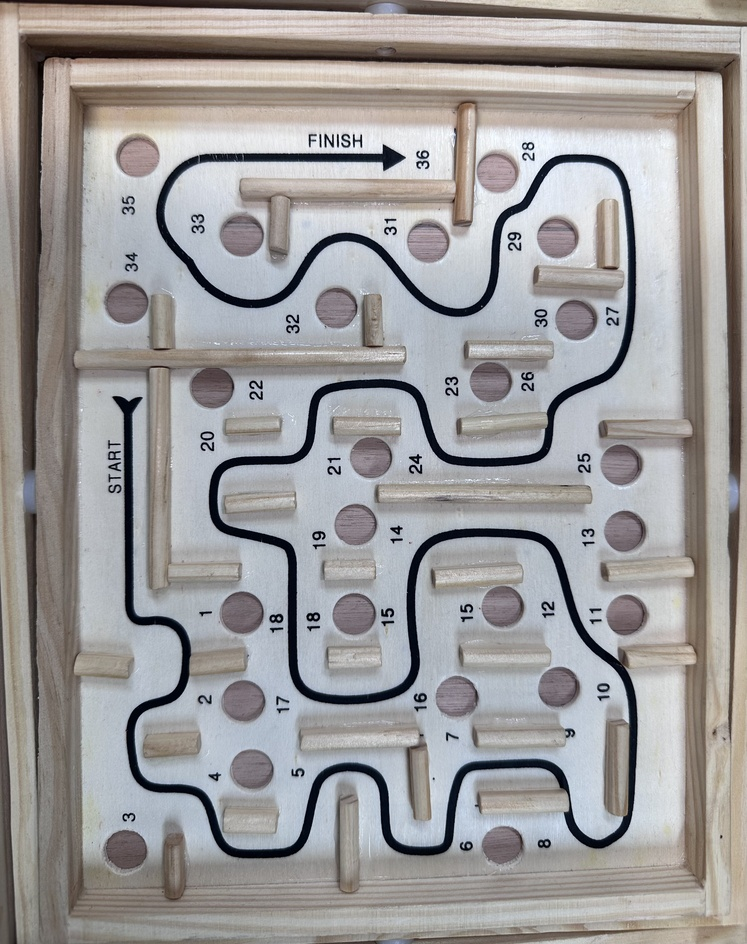
#> input picture a5587281014a230bb9241c30465e8ea0.jpeg, 747 x 944 px, shrunk from 2957 x 3735 before the run, given in place of 1 ! jpegdec ! videoconvert ! appsink, which was not available
$ python cubic2.py
#> lines starting #> are read from the running program, lines starting #| are printed output that depends on the picture; after the words box and inside, x2 and y2 are one past the last pixel; in counts of white or black regions, pixels touching at a corner belong together; pictures that were not available may be replaced by others from this repository, and a replacement may not be noted
#> further down, initial_frame is the input picture: shape (944, 747, 3); mean B, G, R 154.2, 154.2, 156.2
import cv2
import numpy as np
import math
import smbus
from collections import deque
from scipy.spatial import cKDTree
from scipy.interpolate import splprep, splev
import time  # 加在最顶部和其他 import 放一起
import csv

# I2C 设置
bus = smbus.SMBus(1)
arduino_address = 0x08

# [5 lines left out: function int16_to_bytes, not called in this run]
'''
def send_two_points_16bit(x1, y1, x2, y2):
    data = int16_to_bytes(x1) + int16_to_bytes(y1) + int16_to_bytes(x2) + int16_to_bytes(y2)
    try:
        bus.write_i2c_block_data(arduino_address, 0x00, data)
        print(f"Sent: ({x1}, {y1}) -> ({x2}, {y2})")
    except Exception as e:
        print(f"I2C Send Error: {e}")
'''
# [14 lines left out: function send_two_points_16bit, not called in this run]

# 参数
INTERPOLATION_COUNT = 2
headidx = 30
lower_red_1 = np.array([0, 100, 50])
upper_red_1 = np.array([10, 255, 255])
lower_red_2 = np.array([170, 100, 50])
upper_red_2 = np.array([180, 255, 255])
lower_black = np.array([0, 0, 0])
upper_black = np.array([180, 255, 50])
last_send_time = 0  # 全局变量，记录上次发送的时间戳
SEND_INTERVAL = 0.04  # 发送间隔 50 毫秒
errors = []  # 用于保存每帧的误差值
timestamps = []  # 保存每帧的时间戳
history_points = deque(maxlen=300)  # 红球历史坐标，用于画轨迹
nearest_points = []  # ✅ 新增记录最近路径点

x__1 = 0
x__2 = 0
y__1 = 0
y__2 = 0

# 实时识别红球位置
def detect_red_ball(frame):
    hsv = cv2.cvtColor(frame, cv2.COLOR_BGR2HSV)
    red_mask = cv2.bitwise_or(
        cv2.inRange(hsv, lower_red_1, upper_red_1),
        cv2.inRange(hsv, lower_red_2, upper_red_2)
    )
    red_mask = cv2.morphologyEx(red_mask, cv2.MORPH_OPEN, np.ones((5, 5), np.uint8))
    contours, _ = cv2.findContours(red_mask, cv2.RETR_EXTERNAL, cv2.CHAIN_APPROX_SIMPLE)
    red_center = None
    max_area = 0
    for cnt in contours:
        area = cv2.contourArea(cnt)
        if area > 100 and area > max_area:
            x, y, w, h = cv2.boundingRect(cnt)
            red_center = (y + h // 2, x + w // 2)
            max_area = area
    return red_center

def calculate_distance(pt1, pt2):
    return math.hypot(pt1[0] - pt2[0], pt1[1] - pt2[1])

# 路径图层函数
def generate_path_overlay(image):
    '''
    gray = cv2.cvtColor(image, cv2.COLOR_BGR2GRAY)
    blurred = cv2.GaussianBlur(gray, (5, 5), 0)
    edges = cv2.Canny(blurred, 50, 150)
    contours, _ = cv2.findContours(edges, cv2.RETR_TREE, cv2.CHAIN_APPROX_SIMPLE)

    selected_path_image = np.zeros_like(image)

    for cnt in contours:
        area = cv2.contourArea(cnt)
        perimeter = cv2.arcLength(cnt, True)

        # === 洞口过滤逻辑 ===
        if area > 2000:  # 跳过太大的区域，避免识别到洞
            continue
        if cv2.isContourConvex(cnt):  # 跳过闭合环
            continue

        if 50 < area < 1500 and perimeter > 80:
            approx = cv2.approxPolyDP(cnt, 0.02 * perimeter, True)
            if len(approx) > 5:
                cv2.drawContours(selected_path_image, [cnt], -1, (255, 255, 255), 2)


    # 骨架提取
    gray_selected = cv2.cvtColor(selected_path_image, cv2.COLOR_BGR2GRAY)
    _, binary = cv2.threshold(gray_selected, 127, 255, cv2.THRESH_BINARY)
    skeleton = cv2.ximgproc.thinning(binary)
    non_zero_points = np.column_stack(np.where(skeleton > 0))
    '''

    # 基于颜色的黑线掩膜提取路径（避免识别到洞）
    hsv = cv2.cvtColor(image, cv2.COLOR_BGR2HSV)
#> hsv: shape (944, 747, 3); mean H, S, V 65, 31.2, 162.1
    black_mask = cv2.inRange(hsv, lower_black, upper_black)
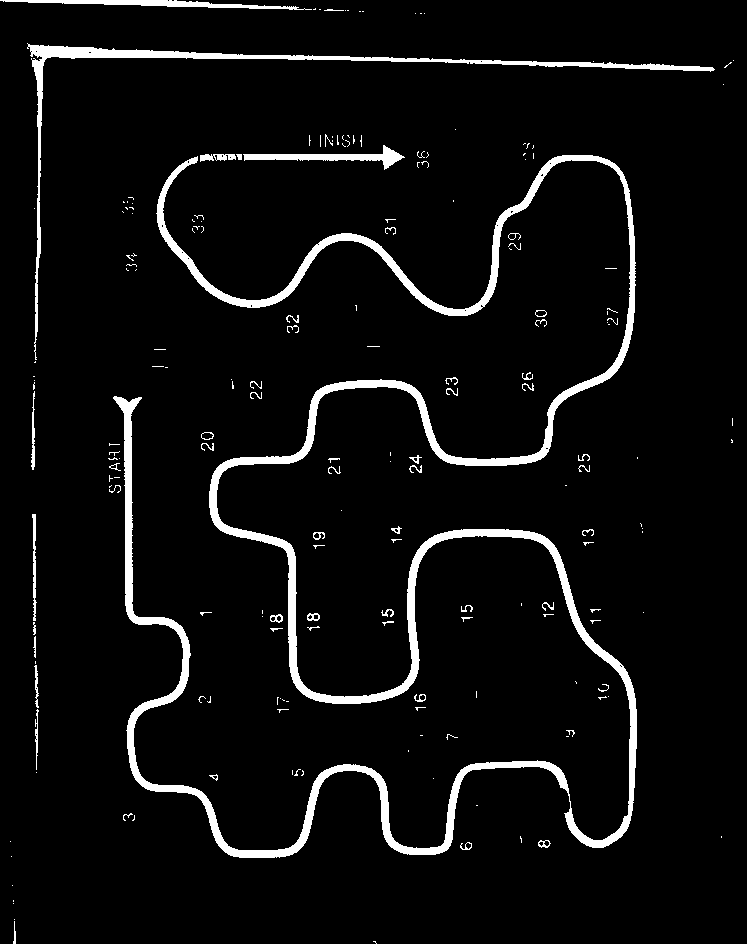
#> black_mask: shape (944, 747); 5.4% white; 193 white regions (135 under 20 px), largest, box (x1, y1, x2, y2) and area: (113, 155, 637, 858) 27156, (27, 43, 715, 360) 4814, (0, 0, 312, 10) 1229
    black_mask = cv2.morphologyEx(black_mask, cv2.MORPH_OPEN, np.ones((5, 5), np.uint8))
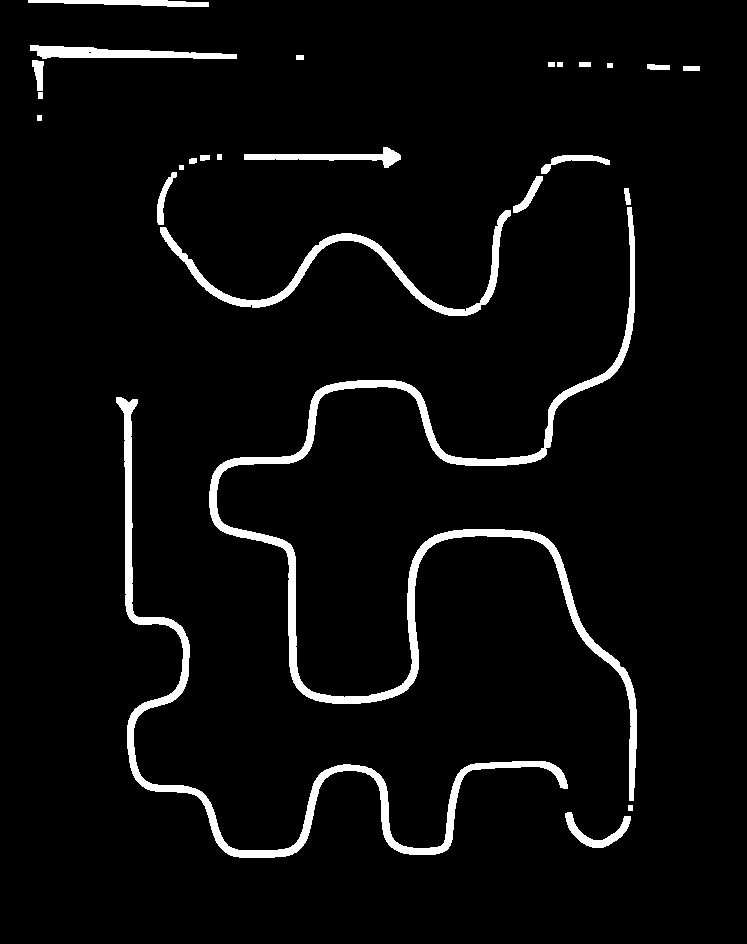
#> black_mask: shape (944, 747); 4.4% white; 26 white regions, largest, box (x1, y1, x2, y2) and area: (209, 207, 637, 801) 12349, (116, 397, 568, 858) 8339, (160, 210, 511, 316) 3838

    # 骨架提取（黑线细化）
    skeleton = cv2.ximgproc.thinning(black_mask)
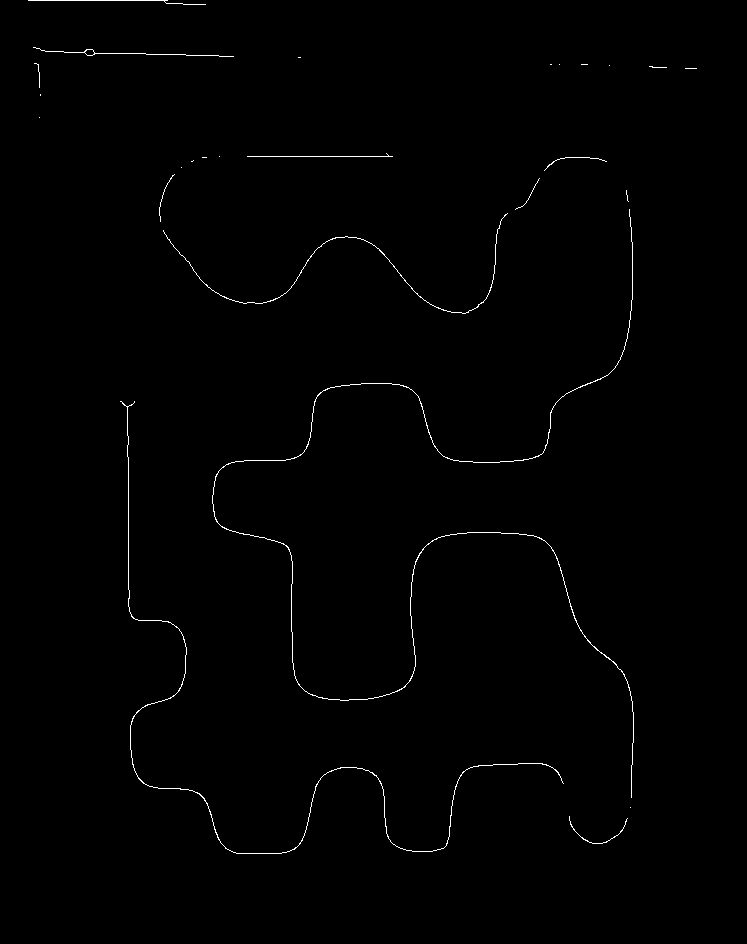
#> skeleton: shape (944, 747); 0.59% white in thin lines or dots, all inside (x1, y1, x2, y2) = (28, 0, 697, 854)
    non_zero_points = np.column_stack(np.where(skeleton > 0))
#> non_zero_points = 4160 pairs, first value 0 to 853, second value 28 to 696

    # 红球检测
    hsv = cv2.cvtColor(image, cv2.COLOR_BGR2HSV)
    red_mask = cv2.bitwise_or(
        cv2.inRange(hsv, lower_red_1, upper_red_1),
        cv2.inRange(hsv, lower_red_2, upper_red_2)
    )
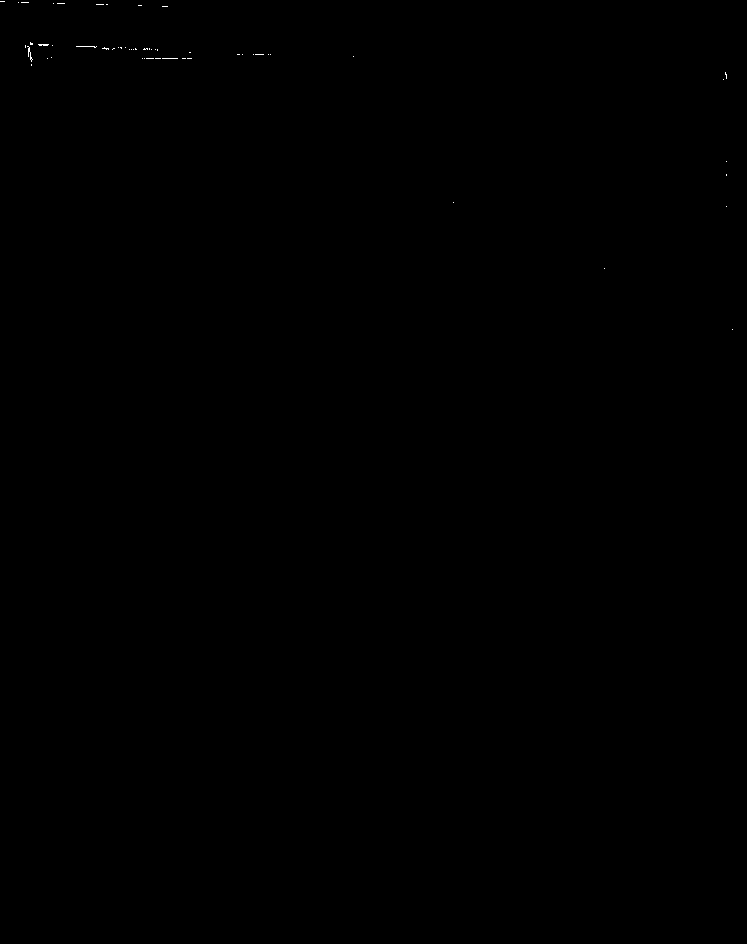
#> red_mask: shape (944, 747); 0.03% white in thin lines or dots, all inside (x1, y1, x2, y2) = (0, 1, 733, 330)
    red_mask = cv2.morphologyEx(red_mask, cv2.MORPH_OPEN, np.ones((5, 5), np.uint8))
#> red_mask: shape (944, 747); every value is 0
    contours, _ = cv2.findContours(red_mask, cv2.RETR_EXTERNAL, cv2.CHAIN_APPROX_SIMPLE)
#> contours = []

    red_center = None
    max_area = 0
    for cnt in contours:
        area = cv2.contourArea(cnt)
        if area > 100 and area > max_area:
            x, y, w, h = cv2.boundingRect(cnt)
            red_center = (y + h // 2, x + w // 2)
            max_area = area
#> this loop made 0 passes
#> after the loop, max_area = 0

    # fallback 起点：若未识别红球，则使用图像中心最近的骨架点
    if red_center is None:
        print("⚠️ 未检测到红球，自动使用路径骨架上的点作为起点")
        if len(non_zero_points) == 0:
            return image.copy(), None, []
        center_yx = np.array([image.shape[0] // 2, image.shape[1] // 2])
        distances = np.linalg.norm(non_zero_points - center_yx, axis=1)
#> distances = 4160 values, max 584.6 at index 0, min 66.19 at index 1811, mean 282.8
        nearest_idx = np.argmin(distances)
#> nearest_idx = 1811
        red_center = tuple(non_zero_points[nearest_idx])
#> red_center = (442, 432)

    # 稀疏化骨架点
    kdtree = cKDTree(non_zero_points)
    placed_points, used_indices = [], set()
    for idx, point in enumerate(non_zero_points):
        if idx not in used_indices:
            placed_points.append(point)
            used_indices.update(kdtree.query_ball_point(point, r=15))
#> this loop made 4160 passes
#> point on passes 1 to 3: [0, 28], [0, 29], [0, 30]
#> after the loop, placed_points = 268 pairs, first value 0 to 853, second value 28 to 685; used_indices = 4160 items
    placed_points = np.array(placed_points)

    # 从红球起点出发构建有序路径
    all_points = placed_points.tolist()
#> all_points has the same summary as placed_points
    ordered_path = [red_center]
#> ordered_path = [(442, 432)]
    used = set()
    current_point = red_center
#> current_point = (442, 432)
    kdtree_path = cKDTree(all_points)

    while True:
        distances, indices = kdtree_path.query(current_point, k=len(all_points))
        next_point = None
        for idx in indices:
            candidate = tuple(all_points[idx])
            #if candidate not in used and calculate_distance(current_point, candidate) < 65:
            if candidate not in used and calculate_distance(current_point, candidate) < 100:
                next_point = candidate
                break
        if next_point is None:
            break
        ordered_path.append(next_point)
        used.add(next_point)
        current_point = next_point
#> after the loop, ordered_path = 153 pairs, first value 383 to 853, second value 120 to 633; used = 152 items

    # 插值生成 refined_path
    refined_path = []
    for i in range(len(ordered_path) - 1):
        p1 = np.array(ordered_path[i])
        p2 = np.array(ordered_path[i + 1])
        refined_path.append(tuple(p1))
        for j in range(1, INTERPOLATION_COUNT + 1):
            ratio = j / (INTERPOLATION_COUNT + 1)
            new_point = tuple(((1 - ratio) * p1 + ratio * p2).astype(int))
            refined_path.append(new_point)
#> this loop made 152 passes
#> (p1, p2) on passes 1 to 3: ([442, 432], [443, 433]), ([443, 433], [428, 427]), ([428, 427], [413, 423])
#> after the loop, refined_path = 456 pairs, first value 383 to 853, second value 122 to 633
    refined_path.append(tuple(ordered_path[-1]))

    # ✅ ✅ ✅ 在这里插入 spline 平滑部分 ✅ ✅ ✅
    if len(refined_path) >= 4:
        try:
            path_array = np.array(refined_path)
#> path_array = 457 pairs, first value 383 to 853, second value 120 to 633
            y_points, x_points = path_array[:, 0], path_array[:, 1]
#> y_points = 457 values, max 853 at index 342, min 383 at index 19, mean 643.8; x_points = 457 values, max 633 at index 219, min 120 at index 456, mean 352.5

            from scipy.interpolate import splprep, splev
            tck, u = splprep([x_points, y_points], s=1000, k=3)
            u_fine = np.linspace(0, 1, len(refined_path) * 5)
            x_smooth, y_smooth = splev(u_fine, tck)
            refined_path = [(int(y), int(x)) for x, y in zip(x_smooth, y_smooth)]
        except Exception as e:
            print(f"⚠️ B样条拟合失败，保留原始插值路径。原因: {e}")
    else:
        print("⚠️ 路径点数不足，无法执行 B样条平滑")

    # ✅ 保留路径可视化
    overlay = image.copy()
    for i in range(len(refined_path) - 1):
        cv2.line(overlay, (refined_path[i][1], refined_path[i][0]),
                      (refined_path[i + 1][1], refined_path[i + 1][0]), (0, 255, 255), 1)
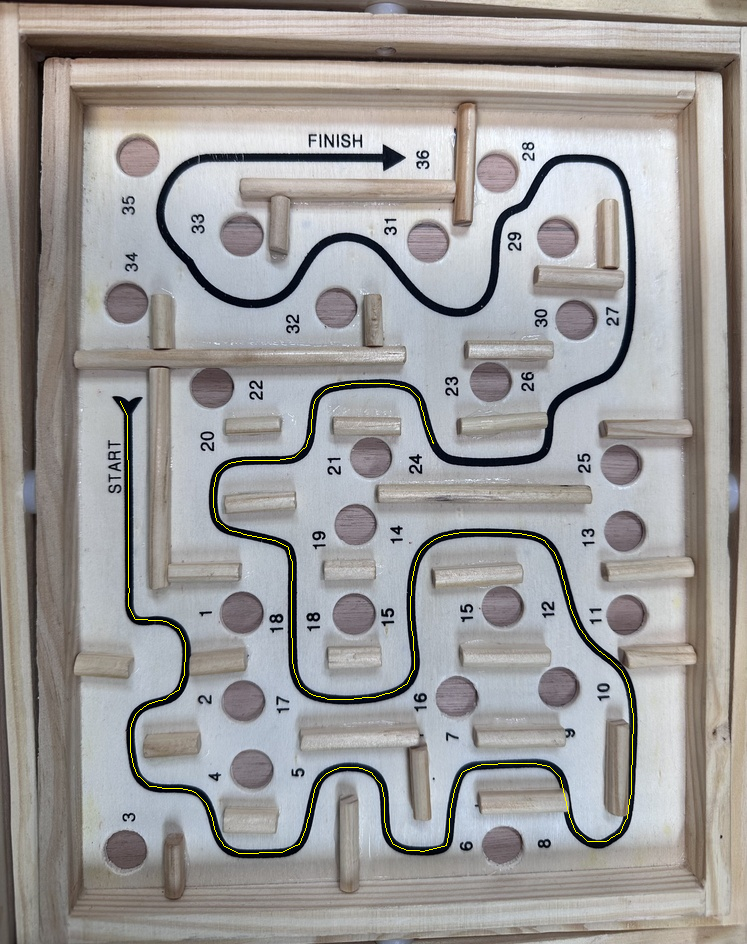
#> overlay: shape (944, 747, 3); 0.33% of pixels changed, all inside (x1, y1, x2, y2) = (120, 383, 634, 854)

    return overlay, red_center, refined_path


# 摄像头启动
pipeline = (
    "v4l2src device=/dev/video0 ! "
    "image/jpeg,width=1280,height=720,framerate=60/1 ! "
    "jpegdec ! videoconvert ! appsink"
)
video_capture = cv2.VideoCapture(pipeline, cv2.CAP_GSTREAMER)
if not video_capture.isOpened():
    print("错误：无法打开摄像头")
    exit()

ret, initial_frame = video_capture.read()
if not ret:
    print("错误：无法获取初始图像")
    exit()

path_overlay, red_center, refined_path = generate_path_overlay(initial_frame)
#> red_center = (442, 432); refined_path has the same summary as path_array in generate_path_overlay
print(f"路径起点：{red_center}，路径长度：{len(refined_path)}")
#| 路径起点：(442, 432)，路径长度：457

while True:
    ret, frame = video_capture.read()
    if not ret:
        break

    red_center = detect_red_ball(frame)
#> in detect_red_ball, `contours, _ = cv2.findContours(red_mask, cv2.RETR_EXTERNAL, cv2.CHAIN_..`: contours = []
#> after the loop in detect_red_ball, `for cnt in contours:`: max_area = 0
    display = cv2.addWeighted(path_overlay, 0.6, frame, 0.4, 0)

    if red_center:
        # 当前红球位置：红色圆圈
        cv2.circle(display, (red_center[1], red_center[0]), 8, (0, 0, 255), -1)
        cv2.putText(display, "Current", (red_center[1] + 10, red_center[0] - 10),
                    cv2.FONT_HERSHEY_SIMPLEX, 0.5, (0, 0, 255), 1)

        # 查找 refined_path 中最接近 red_center 的点，然后+3个点
        if refined_path:
            distances = [calculate_distance(red_center, pt) for pt in refined_path]
            nearest_idx = int(np.argmin(distances))
            target_idx = nearest_idx + headidx
            if target_idx < len(refined_path):
                target_point = refined_path[target_idx]

                # 目标点：紫色圆圈
                cv2.circle(display, (target_point[1], target_point[0]), 8, (255, 0, 255), -1)
                cv2.putText(display, "Target", (target_point[1] + 10, target_point[0] - 10),
                            cv2.FONT_HERSHEY_SIMPLEX, 0.5, (255, 0, 255), 1)

                # 画箭头：从当前红球指向目标点（紫色箭头）
                cv2.arrowedLine(display,
                                (red_center[1], red_center[0]),
                                (target_point[1], target_point[0]),
                                (255, 0, 255), 2, tipLength=0.3)
                '''
                for i, pt in enumerate(history_points):
                    if i >= len(errors):
                        break
                    err_val = errors[i]
                    err_clamped = min(int(err_val * 3), 255)  # 控制颜色范围
                    color = (0, 255 - err_clamped, err_clamped)  # 绿色 = 精确，红色 = 偏差大
                    cv2.circle(display, (pt[1], pt[0]), 2, color, -1)
                '''

                nearest_path_point = refined_path[nearest_idx]
                euclidean_error = calculate_distance(red_center, nearest_path_point)
                nearest_points.append(nearest_path_point)


                # 保存误差与时间
                errors.append(euclidean_error)
                timestamps.append(time.time())
                history_points.append(red_center)  # 添加到历史轨迹中

                # 每 30 帧打印统计
                if len(errors) % 30 == 0:
                    print(f"[误差统计] 平均: {np.mean(errors):.2f} px, 最大: {np.max(errors):.2f} px, 标准差: {np.std(errors):.2f} px")

                send_two_points_16bit(red_center[1], red_center[0], target_point[1], target_point[0])

                x__1 = red_center[1]
                x__2 = target_point[1]
                y__1 = red_center[0]
                y__2 = target_point[0]

    cv2.imshow("Red Ball Tracking", display)
    # ✅ 加在这里，显示实时误差
    if errors:
        current_error = errors[-1]
        cv2.putText(display, f"Error: {int(current_error)} px", (10, 30), cv2.FONT_HERSHEY_SIMPLEX, 0.7, (0, 255, 255), 2)

    key = cv2.waitKey(1) & 0xFF
#> (key q is pressed here)
    if key == ord('q'):
        break
    elif key == ord('p'):
        ret, new_frame = video_capture.read()
        if ret:
            path_overlay, red_center, refined_path = generate_path_overlay(new_frame)
            print("[热键P] 重新生成路径图层")
    elif key == ord('t'):
        if red_center and refined_path:
            distances = [calculate_distance(red_center, pt) for pt in refined_path]
            nearest_idx = int(np.argmin(distances))
            target_idx = nearest_idx + headidx
            if target_idx < len(refined_path):
                target_point = refined_path[target_idx]
                print(f"[热键T] 当前红球位置: {red_center}，目标点: {target_point}")
            else:
                print("[热键T] 红球靠近路径尾部，无法获取目标点")
    elif key == ord('s'):
        with open('tracking_accuracy.csv', 'w', newline='') as csvfile:
            writer = csv.writer(csvfile)
            writer.writerow(['Timestamp', 'Error(px)', 'Red_X', 'Red_Y', 'Nearest_X', 'Nearest_Y'])
            for t, e, red_pt, path_pt in zip(timestamps, errors, history_points, nearest_points):
                writer.writerow([t, e, red_pt[1], red_pt[0], path_pt[1], path_pt[0]])
        print("✅ [热键S] 已保存误差数据到 tracking_accuracy.csv")

video_capture.release()
cv2.destroyAllWindows()
